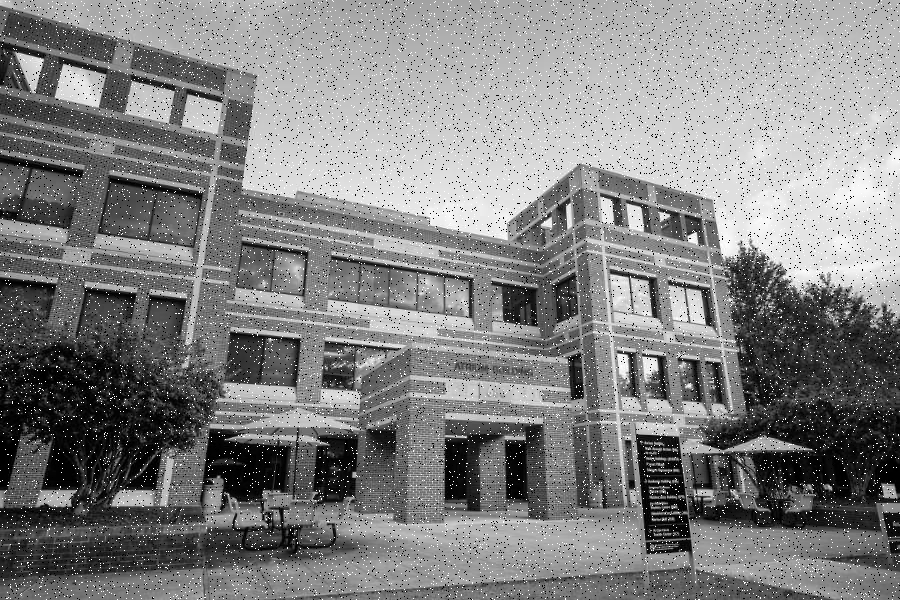
%> input picture MATLAB_machinbevison_hyomeowrk/project 2/project_2 source code and images/project_2/noisy_atrium.png, 900 x 600 px
$ octave 'median filters.m'   (GNU Octave 9; MATLAB toolbox functions it lacks are replaced by stand-ins)
%> lines starting %> are read from the running program, lines starting %| are printed output that depends on the picture
%reads in the requested image
img = imread('noisy_atrium.png');
%> img is the input picture: size 600x900 uint8; min 0, max 255, mean 129.5
%defines the sizes of the filters to be used
filter_3 = [3 3];
filter_5 = [5 5];
filter_7 = [7 7];
%applies the 3x3 5x5 7x7 filters to the iamge useing the medfilt2 function
median_3 = medfilt2(img,filter_3);
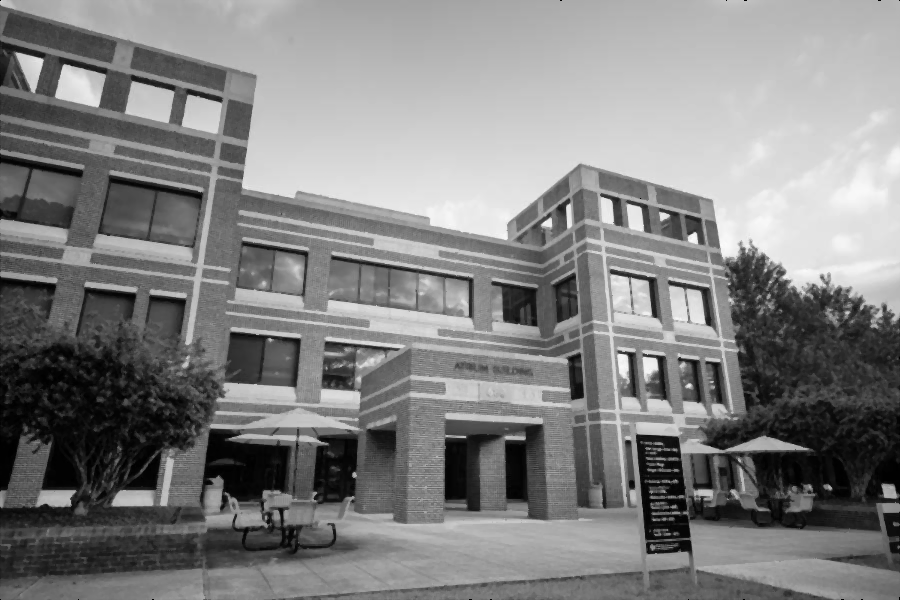
%> median_3: size 600x900 uint8; min 0, max 252, mean 129.4
median_5 = medfilt2(img,filter_5);
median_7 = medfilt2(img,filter_7);
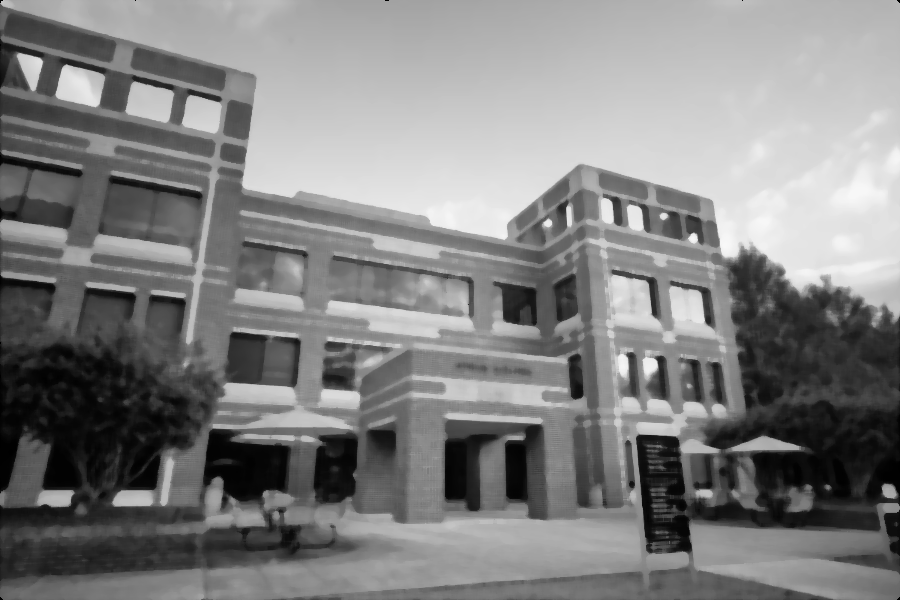
%> median_7: size 600x900 uint8; min 0, max 248, mean 129

% creates a new figure to diplay the images
figure
%creats a 2x2 tile to place the images
tiledlayout(2,2)
%display the orginal image in the first tile
imshow(img);
title('orginal img');

%display the 3x3 filtered image in the second tile
nexttile
imshow(median_3);
title('3x3  median filter');

%display the 5x5 filtered image in the 3rd tile
nexttile
imshow(median_5);
title('5x5 median filter');

%display the 7x7 filtered image in the 4th tile
nexttile
imshow(median_7);
title('7x7 median filter');

%saves the figure as a png file
saveas(gcf, 'tiledlayout_Question5.png');
